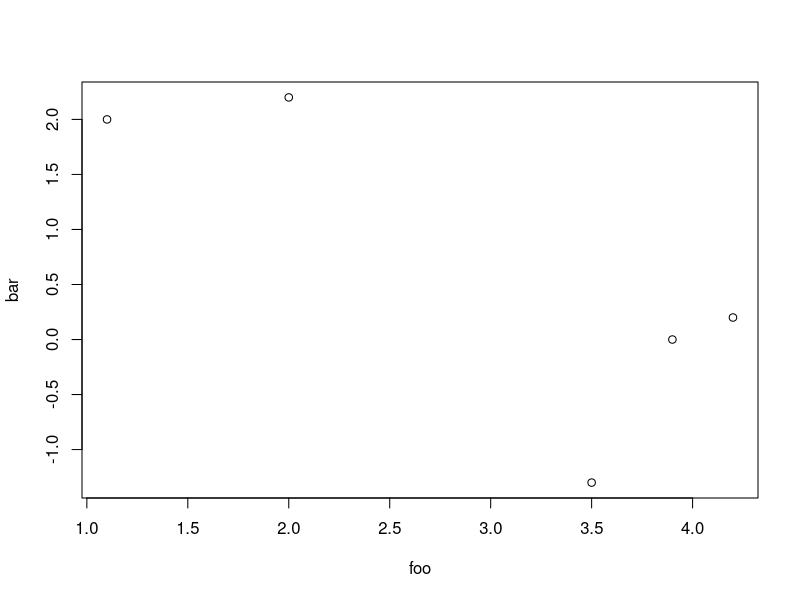
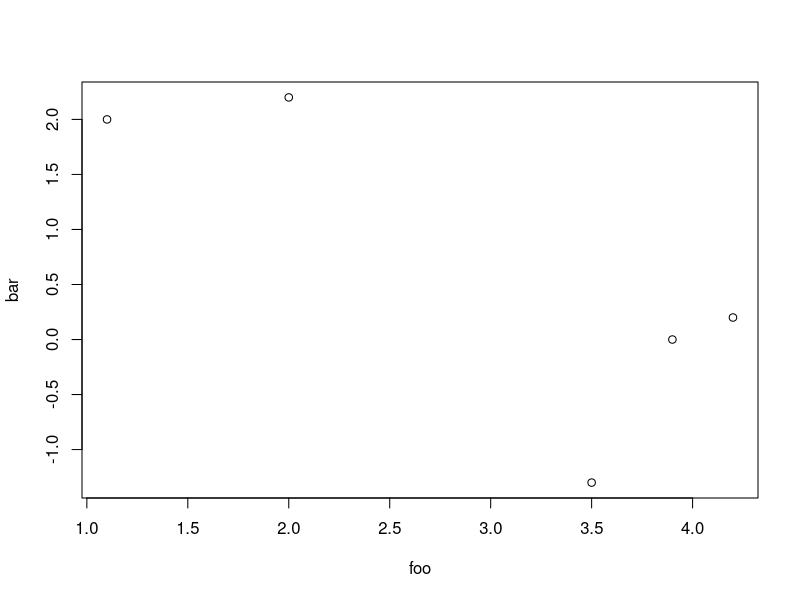
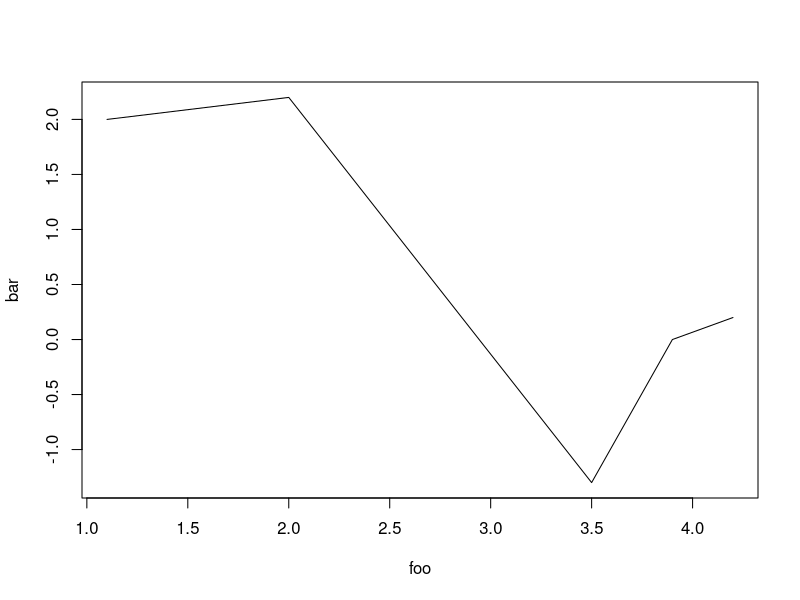
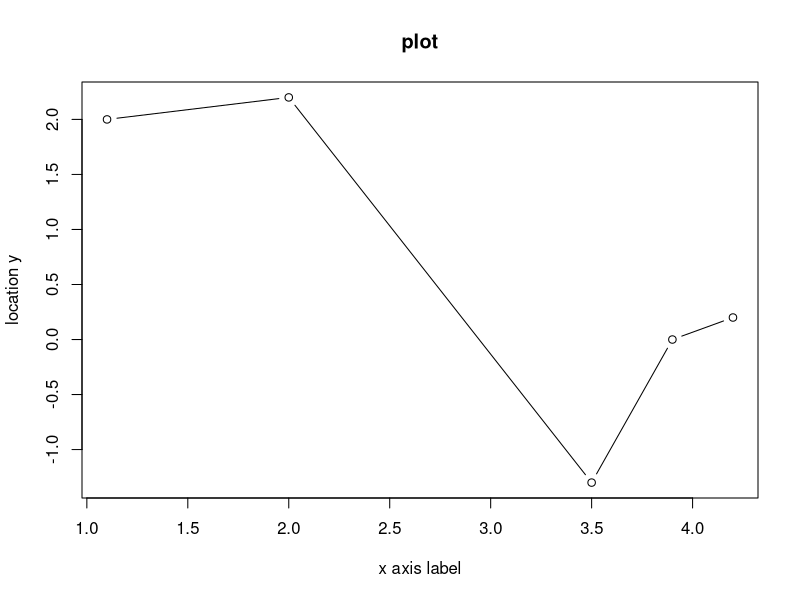
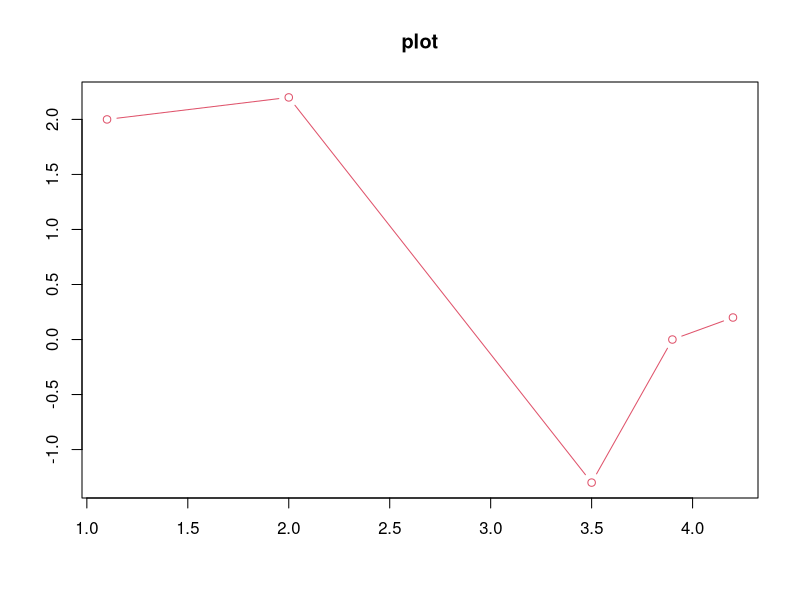
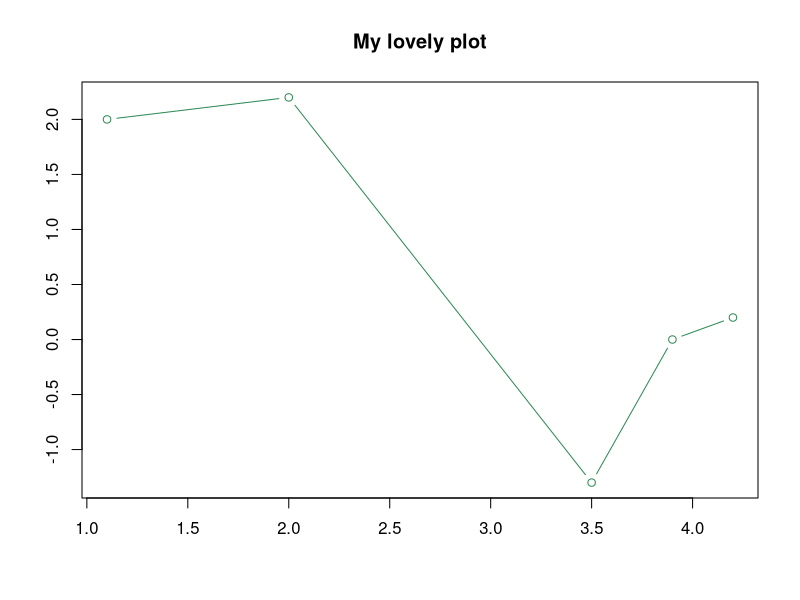
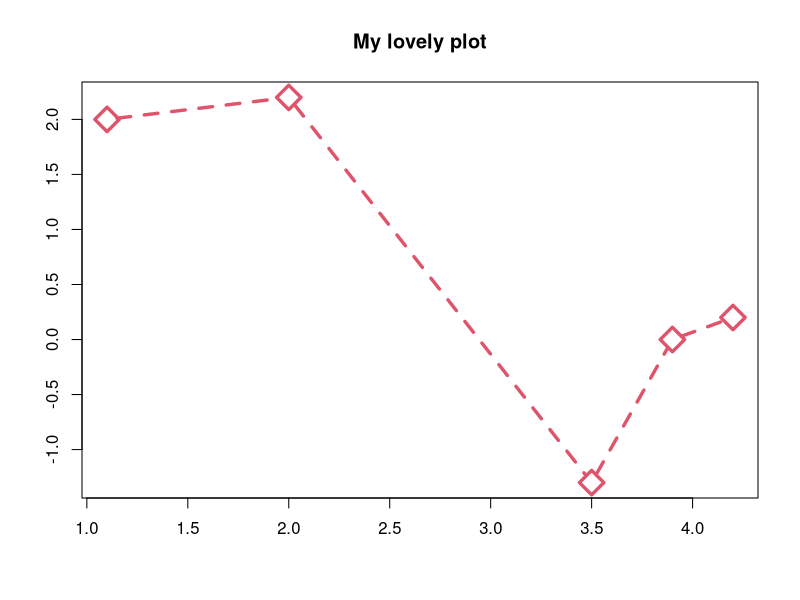
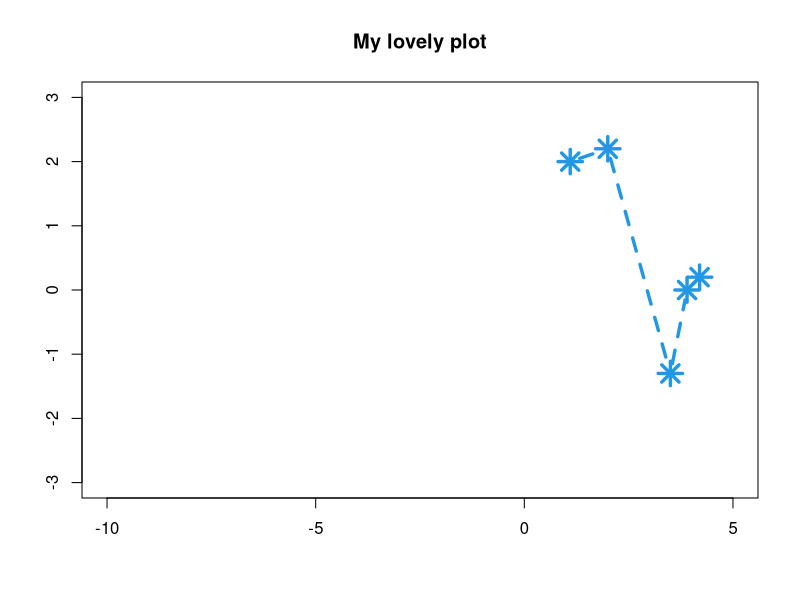

Generate these figures, in order, with R:
foo = c(1.1, 2, 3.5, 3.9, 4.2)
bar = c(2,2.2,-1.3,0,0.2)
plot(foo, bar)


#The x and y locations don’t necessarily need to be specified as separate vectors

baz = cbind(foo,bar)
baz
plot(baz)


plot(foo,bar,type="l")

plot(foo,bar,type ="b",main = "plot" , xlab = "x axis label", ylab = "location y")


#Color

plot(foo, bar, type = "b" , main = "plot", xlab = "", ylab = "", col = 2)

plot(foo,bar,type="b",main="My lovely plot",xlab="",ylab="",col="seagreen4")


#Line and point appearances 

#To alter the appearance of the plotted points you would use pch, and to
#alter the lines you would use "lty"

plot(foo,bar,type="b",main="My lovely plot",xlab="",ylab="",
     col=2,pch=5,lty=2,cex=2.3,lwd=3.3)

# The lty parameter, which affects the type of line drawn, can
#take the values 1 through 6. 

#You can also control the size of plotted points using cex

#thickness of lines using lwd

plot(foo,bar,type="b",main="My lovely plot",xlab="",ylab="",
     col=4,pch=8,lty=2,cex=2.3,lwd=3.3,xlim=c(-10,5),ylim=c(-3,3))

#Both parameters require a numeric vector of length 2, provided as
#c(lower,upper).


#--------------Adding Point,Lines and text to an existing plot--------------------#'


#points Adds points
#lines, abline, segments Adds lines
#text Writes text
#arrows Adds arrows
#legend Adds a legend

x = 1:20
y = c(-1.49,3.37,2.59,-2.78,-3.94,-0.92,6.43,8.51,3.41,-8.23,
      -12.01,-6.58,2.87,14.12,9.63,-4.58,-14.78,-11.67,1.17,15.62)



#Step 1 =  The first step is to create the empty plotting region where you can add
#points and draw lines

plot(x,y,
     type = "n",
    main = "")


#Step 2 : The abline function is a simple way to add straight lines spanning a plot.


#the line can be specified with slope and intercept 
#this code adds two separate horizontal lines, one at y =-5 and the other at y= 5

abline(h =c(-5,5), col = "red", lty = 2, lwd = 2)

#Step 3 : adding shorter vertical lines

#we will use segments not abline, since we don't want the lines to span the entire region
#from x0,y0 to x1,y1

segments(x0 = c(5,15), y0 = c(-5,5),
         x1 = c(5,15), y1 = c(5,5),
         col = 'red',
         lty = 3 ,
         lwd = 2)


#Step 4 : adding points to values of y > 5 

#Just like plot, points takes two vectors of equal lengths
#with x and y values.

points(x[y>5], y[y>5], pch = 4, col = "darkmagenta", cex = 2)



#Step 5: extracting values> = -5

points(x[y<= -5], y[y<=-5], pch = 3, col = "darkgreen", cex =2)

#The sixth step adds the blue “sweet spot” points, which are identified
#with (x>=5&x<=15)&(y>-5&y<5).


points(x[(x>=5&x<=15) & (y>-5&y<5)] , y[(x>=5&x<=15) & (y>-5&y<5)], pch =19, col ="blue")


#Step  7- adding the remaining points
points(x[(x<5|x>15)&(y>-5&y<5)],y[(x<5|x>15)&(y>-5&y<5)])


#Step - 8 draw lines connecting the coordinates in x and y

lines(x,y,lty = 4)

#step 9: add arrow pinting to the sweet spot
#arrows has a from and to parameter

arrows(x0= 8, y0= 14, x1 = 11, y1 = 2.5)

#step 10: add a label on the plot

#default behaviour of text is centered

text(x = 8, y=15, labels="sweet spot")

#step 11 - add legend

legend("bottomleft",
      legend=c("overall process","sweet","standard",
               "too big","too small","sweet y range","sweet x range"),
      pch=c(NA,19,1,4,3,NA,NA),lty=c(4,NA,NA,NA,NA,2,3),
      col=c("black","blue","black","darkmagenta","darkgreen","red","red"),
      lwd=c(1,NA,NA,NA,NA,2,2),pt.cex=c(NA,1,1,2,2,NA,NA))




#-------------------------EXERCISE 7.1---------------------------------#


x = -3:3
y = 7:13
plot(x,y, type = "n", main= "")

abline(h = c(7:3), lty =2)
abline(h = c(13:13) ,lty = 2)

abline(v = c(-3,13), lty = 2)
abline(v = c(3,13), lty = 2)

arrows(x0 = -2.5, y0 = 10,
      x1 = -1 , y1 = 10)
arrows(x0 = 2.5 , y= 10,
       x1 = 1, y1 = 10)

arrows(x0 = -2.7 , y= 7.3,
       x1 = -1, y1 = 9.5)
arrows(x0 = 2.7 , y= 7.3,
       x1 = 1, y1 = 9.5)

arrows(x0 = -2.7 , y= 12.7,
       x1 = -1, y1 = 10.3)
arrows(x0 = 2.7 , y= 12.7,
       x1 = 1, y1 = 10.3)

text(x = 0, y = 10.2,labels = 'SOMETHINNG')
text(x = 0, y = 9.9, labels = 'PROFOUND')






#2)
wt = c(55,85,75,42,93,63,58,75,89,67)
ht = c(161,185,174,154,188,178,170,167,181,178)
sex = c('f','m','m','f','m','m','f','m','m','f')

plot(x = wt, y=ht, 
     col =ifelse(sex == 'f', 'hotpink','blue'), 
     pch = ifelse(sex == 'f', 2,3),
     main = 'Sex-wise height and weight',
     xlab = 'weight',
     ylab = 'height')
